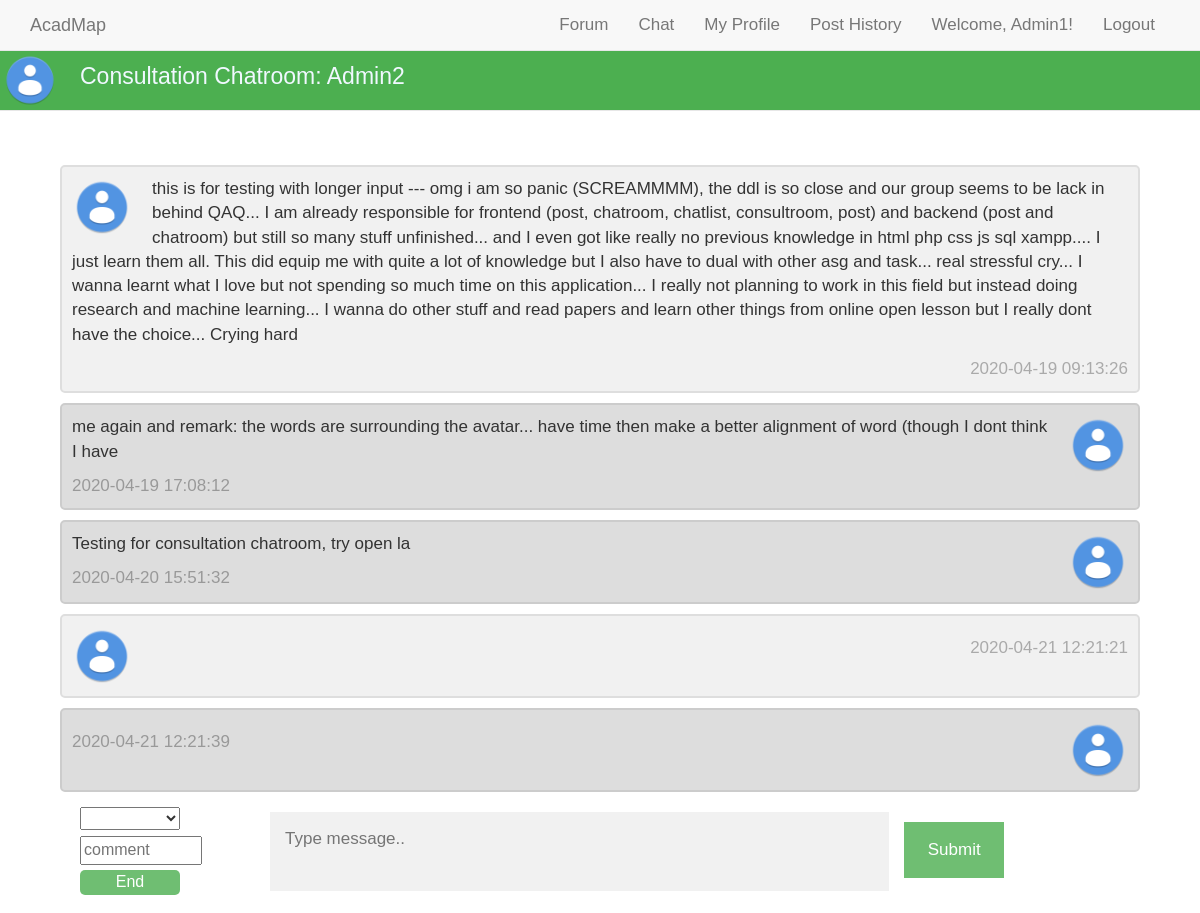
The page /chat_related/cschatrooms.php?id=1 (signed in) on the database as committed earlier.
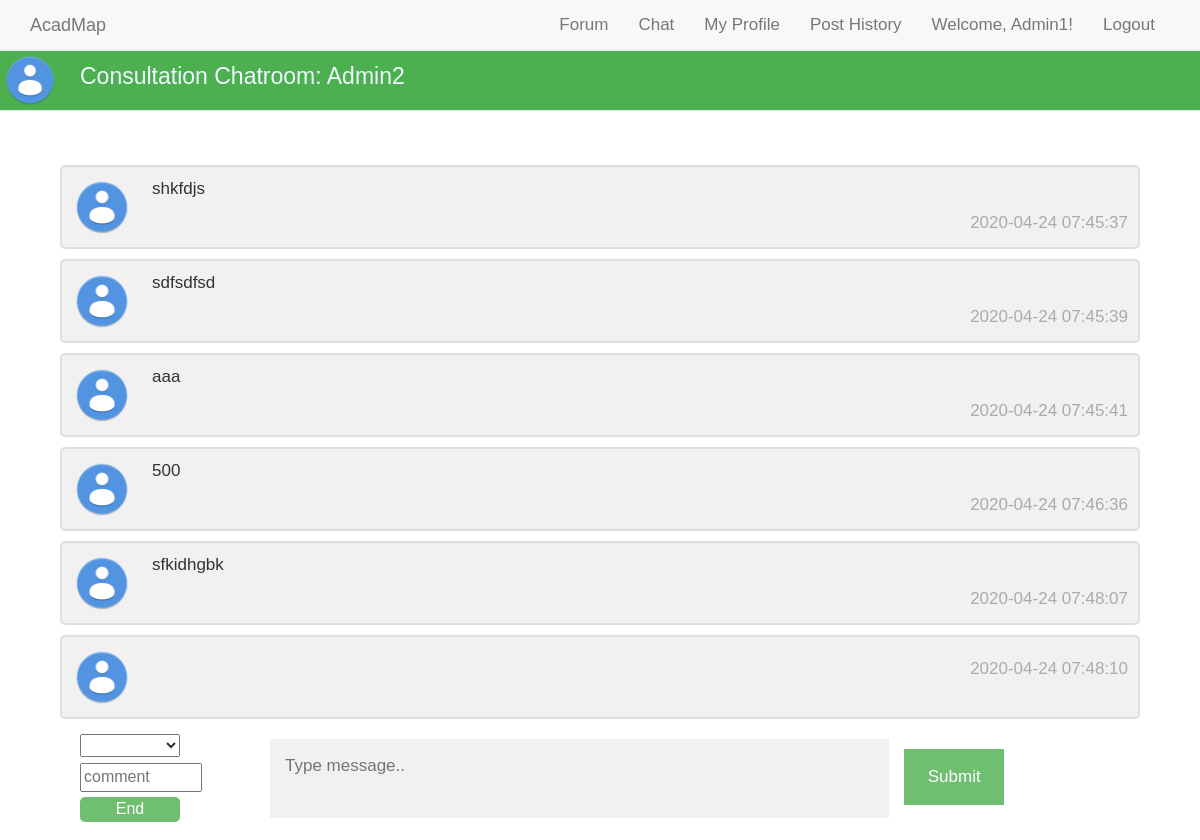
The same page on the database as committed later.
### tables this page shows
CREATE TABLE `user` (
  `user_id` int(8) UNSIGNED NOT NULL,
  `username` varchar(16) NOT NULL,
  `password` varchar(16) NOT NULL,
  `verify_code` varchar(8) NOT NULL DEFAULT 'pokemon!',
  `email_address` varchar(320) NOT NULL
);

CREATE TABLE `chat` (
  `chatroom_id` int(8) UNSIGNED NOT NULL,
  `message` text NOT NULL,
  `message_date_time` timestamp NOT NULL DEFAULT current_timestamp(),
  `sender_name` varchar(8) NOT NULL,
  `consultroom` tinyint(1) NOT NULL DEFAULT 0,
  `msg_type` varchar(16) DEFAULT NULL
);

### chat_related/cschatrooms.php (the view, shortened to what this page needs)
<!DOCTYPE html>
<html>
<head>
<link rel="stylesheet" href="../css/bootstrap.min.css">
<link rel="stylesheet" href="../css/main.css">
<link rel="stylesheet" href="../css/chatrooms.css">
</head>
<body>
<?php
  $servername = "localhost";
  $username = "root";
  $password = "";
  $conn = new mysqli($servername, $username, $password, 'AcadMap');
  $crmid = $_GET['id'];
  $sql = "SELECT * FROM chatroom WHERE chatroom_id=$crmid";
  $Result = mysqli_query($conn,$sql);
  $info = mysqli_fetch_array($Result);
  if($_SESSION["user_id"] == $info['user_id']){
    $oppoid = $info['opponent_id'];
  }
  else{
    $oppoid = $info['user_id'];
  }
  $sql = "SELECT * FROM user WHERE user_id=$oppoid";
  $Result = mysqli_query($conn,$sql);
  $info = mysqli_fetch_array($Result);
  echo "<nav class='navbar navbar-default navbar-fixed-top'>";
  include("../navbar.php");
  echo "</div><div class='header2' style='margin-top:50px'>
      <img src='../assets/avatar.png' alt='Avatar'>
      <p class='phead'>Consultation Chatroom: ".$info['username']."</p></div>
      </nav>";
?>
<div class="content1" style="margin-top:100px">
<div id='8888'>
<?php
  $sql = "SELECT * FROM chat WHERE chatroom_id=$crmid ORDER BY message_date_time";
  $Result = mysqli_query($conn,$sql);
  $col = mysqli_num_rows($Result);
  $myname = $_SESSION['username'];
  for ($x = 0; $x < $col; $x++) {
    $info = mysqli_fetch_array($Result);
    if($myname == $info['sender_name']){
      echo "<div class=\"container1 darker\">
      <img src=\"../assets/avatar.png\" alt=\"Avatar\" class=\"right\">
      <p>".$info['message']."</p>
      <span class=\"time-left\">".$info['message_date_time']."</span>
      </div>";
    }
    else{
      echo "<div class=\"container1\">
      <img src=\"../assets/avatar.png\" alt=\"Avatar\">
      <p>".$info['message']."</p>
      <span class=\"time-right\">".$info['message_date_time']."</span>
      </div>";
    }
  }
?>
</div>
<div class="chat" id="myForm">
  <div class = "col-md-2">
    <form action="end.php" class="form-container">
      <select style='width:100px' name = "score" class='inputbox'>
        <option style="display: none;" value =""></option>
        <option value ="0">0</option>
      </select>
        <input style='font-size:16px; margin-top:5px;' type='text' size="10" name="comment" placeholder='comment'>
        <input style='font-size:16px;' type="submit" class='btncs2' onclick="history.go(0);" value='End'>
    </form>
  </div>
  <div class="col-md-10">
    <form action="chatp.php" class="form-container" id='bottom'>
      <textarea placeholder="Type message.." name="msg" required></textarea>
      <input class="btncs" type="submit" onclick="history.go(0);">
    </form>
  </div>
</div>
</div>
</body>
</html>

### navbar.php
<nav class="navbar navbar-default navbar-fixed-top">
    <div class="container">
      <a href="/index.php" class="navbar-brand">AcadMap</a>
      <div class="container-fluid">
        <ul class="nav navbar-nav navbar-right">
          <?php
          if(isset($_SESSION["signed_in"])){
              echo "<li><a href='../forum_related/forum.php'>Forum</a></li>";
              echo "<li><a href='../chat_related/chat_messages.php'>Chat</a></li>";
              echo "<li><a href='../forum_related/myprofile.php'>My Profile</a></li>";
              echo "<li><a href='../forum_related/user_post_history.php'>Post History</a></li>";
              echo "<li><a>Welcome, ".$_SESSION['username']."!</a></li>";
              echo "<li><a href='../logout.php'>Logout</a></li>";
          }else{
              echo "<li><a href='../forum_related/forum.php'>Forum</a></li>";
              echo "<li><a href='../login_related/login.php'>Login</a></li>";
          }
          ?>
        </ul>
      </div>
    </div>
  </nav>

### css/main.css (style rules this page uses)
body { padding-top: 50px; }
.time-right { float: right; color: #aaaaaa; }

### css/chatrooms.css (style rules this page uses)
body { margin: 0; font-size: 17px; font-family: Arial, Helvetica, sans-serif; }
.container1 { border: 2px solid #dedede; background-color: #f1f1f1; border-radius: 5px; padding: 10px; margin: 10px 0; }
.container1::after { content: ""; clear: both; display: table; }
.container1 img { float: left; max-width: 60px; width: 100%; margin-right: 20px; border-radius: 50%; }
.time-right { float: right; color: #aaa; }
.form-container { padding: 5px; background-color: white; }
.form-container textarea { width: 72%; float: left; padding: 15px; margin: 5px 10px 22px 10px; border: none; background: #f1f1f1; resize: none; min-height: 20px; }
.form-container .btncs { float: left; background-color: #4CAF50; color: white; padding: 16px 20px; margin: 15px 5px 22px 5px; border: none; cursor: pointer; width: 100px; margin-bottom:10px; opacity: 0.8; }
.form-container .btncs2 { background-color: #4CAF50; color: white; border-radius: 5px; width: 100px; opacity: 0.8; }
.header2 { z-index: 1; width: 100%; height: 60px; background-color: #4CAF50; }
.header2 img { float: left; max-width: 60px; width: 100%; padding: 2px; margin-right: 20px; border-radius: 50%; }
.phead { padding: 10px 0px; font-size: 23px; color: aliceblue; }
.content1 { padding: 5px 0px; margin: 2px auto 0 auto; width: 90%; }
.darker { border-color: #ccc; background-color: #ddd; }
.container1 img.right { float: right; margin-left: 20px; margin-right:0; }
.time-left { float: left; color: #999; }

### chat_related/cschatrooms.php (style rules this page uses)
.btncs2 { background-color: #4CAF50; color: white; width: 100px; border: none; border-radius: 5%; font-size: 16px; margin-top: 5px; opacity: 0.8; }

Rows that differ between the two databases and show on the page:
removed chat: message "this is for testing with longer input --- omg i am so panic (SCREAMMMM), the ddl is so close and our group seems to be lack in behind QAQ... I am already responsible for frontend (post, chatroom, chatlist, consultroom, post) and backend (post and chatroom) but still so many stuff unfinished... and I even got like really no previous knowledge in html php css js sql xampp.... I just learn them all. This did equip me with quite a lot of knowledge but I also have to dual with other asg and task... real stressful cry... I wanna learnt what I love but not spending so much time on this application... I really not planning to work in this field but instead doing research and machine learning... I…", message_date_time "2020-04-19 09:13:26"
removed chat: message "me again and remark: the words are surrounding the avatar... have time then make a better alignment of word (though I dont think I have", message_date_time "2020-04-19 17:08:12"
removed chat: message "Testing for consultation chatroom, try open la", message_date_time "2020-04-20 15:51:32"
removed chat: message_date_time "2020-04-21 12:21:21"
removed chat: message_date_time "2020-04-21 12:21:39"
added chat: message "shkfdjs", message_date_time "2020-04-24 07:45:37"
added chat: message "sdfsdfsd", message_date_time "2020-04-24 07:45:39"
added chat: message "aaa", message_date_time "2020-04-24 07:45:41"
added chat: message "500", message_date_time "2020-04-24 07:46:36"
added chat: message "sfkidhgbk", message_date_time "2020-04-24 07:48:07"
added chat: message_date_time "2020-04-24 07:48:10"
